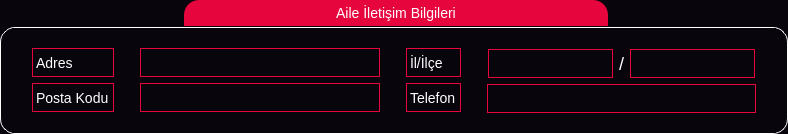
                     <widget class="QGroupBox" name="grpBilgiAile">
                      <property name="font">
                       <font>
                        <pointsize>-1</pointsize>
                       </font>
                      </property>
                      <property name="styleSheet">
                       <string notr="true">QGroupBox {
    border: 1px solid gray;
    border-color: rgb(255,255,255);
    margin-top: 27px;
    font-size: 14px;
	border-top-left-radius: 15px;
    border-top-right-radius: 15px;
    border-bottom-left-radius: 15px;
    border-bottom-right-radius: 15px;
	background-color: rgb(9,5,13);
}

QGroupBox::title {
    subcontrol-origin: margin;
    subcontrol-position: top center;
    border-top-left-radius: 15px;
    border-top-right-radius: 15px;
    padding: 5px 150px;
    background-color: rgb(231,5,62);
    color: rgb(255, 255, 255);
}</string>
                      </property>
                      <property name="title">
                       <string>Aile İletişim Bilgileri</string>
                      </property>
                      <layout class="QVBoxLayout" name="verticalLayout_36">
                       <property name="topMargin">
                        <number>0</number>
                       </property>
                       <property name="bottomMargin">
                        <number>0</number>
                       </property>
                       <item>
                        <widget class="QFrame" name="frameBilgiAile">
                         <property name="styleSheet">
                          <string notr="true">QFrame{
background-color: rgb(9,5,13);
border-color: rgb(231, 5, 62);
}</string>
                         </property>
                         <property name="frameShape">
                          <enum>QFrame::StyledPanel</enum>
                         </property>
                         <property name="frameShadow">
                          <enum>QFrame::Raised</enum>
                         </property>
                         <layout class="QHBoxLayout" name="horizontalLayout_6">
                          <item alignment="Qt::AlignVCenter">
                           <widget class="QFrame" name="frame_9">
                            <property name="frameShape">
                             <enum>QFrame::StyledPanel</enum>
                            </property>
                            <property name="frameShadow">
                             <enum>QFrame::Raised</enum>
                            </property>
                            <layout class="QVBoxLayout" name="verticalLayout_37">
                             <property name="rightMargin">
                              <number>9</number>
                             </property>
                             <item>
                              <widget class="QLabel" name="label_17">
                               <property name="minimumSize">
                                <size>
                                 <width>0</width>
                                 <height>29</height>
                                </size>
                               </property>
                               <property name="styleSheet">
                                <string notr="true">QLabel {
    border: 1px solid gray;
    border-color: rgb(231,5,62);
    font-size: 14px;
	background-color: rgb(9,5,13);
	color:rgb(255,255,255);
}</string>
                               </property>
                               <property name="text">
                                <string>Adres</string>
                               </property>
                              </widget>
                             </item>
                             <item>
                              <widget class="QLabel" name="label_18">
                               <property name="minimumSize">
                                <size>
                                 <width>0</width>
                                 <height>29</height>
                                </size>
                               </property>
                               <property name="styleSheet">
                                <string notr="true">QLabel {
    border: 1px solid gray;
    border-color: rgb(231,5,62);
    font-size: 14px;
	background-color: rgb(9,5,13);
	color:rgb(255,255,255);
}</string>
                               </property>
                               <property name="text">
                                <string>Posta Kodu</string>
                               </property>
                              </widget>
                             </item>
                            </layout>
                           </widget>
                          </item>
                          <item alignment="Qt::AlignHCenter|Qt::AlignVCenter">
                           <widget class="QFrame" name="frame_10">
                            <property name="frameShape">
                             <enum>QFrame::StyledPanel</enum>
                            </property>
                            <property name="frameShadow">
                             <enum>QFrame::Raised</enum>
                            </property>
                            <layout class="QVBoxLayout" name="verticalLayout_38">
                             <property name="leftMargin">
                              <number>9</number>
                             </property>
                             <item>
                              <widget class="QLineEdit" name="lnAdres">
                               <property name="minimumSize">
                                <size>
                                 <width>240</width>
                                 <height>29</height>
                                </size>
                               </property>
                               <property name="styleSheet">
                                <string notr="true">QLineEdit {
    border: 1px solid gray;
    border-color: rgb(231,5,62);
    font-size: 14px;
	background-color: rgb(9,5,13);
	color:rgb(255,255,255);
}

QLineEdit:hover {
background-color: qlineargradient(spread:pad, x1:0, y1:1, x2:0, y2:0, stop:0 rgb(41, 128, 185), stop:1 rgb(52, 152, 219));
}</string>
                               </property>
                              </widget>
                             </item>
                             <item>
                              <widget class="QLineEdit" name="lnPostaKodu">
                               <property name="minimumSize">
                                <size>
                                 <width>240</width>
                                 <height>29</height>
                                </size>
                               </property>
                               <property name="styleSheet">
                                <string notr="true">QLineEdit {
    border: 1px solid gray;
    border-color: rgb(231,5,62);
    font-size: 14px;
	background-color: rgb(9,5,13);
	color:rgb(255,255,255);
}

QLineEdit:hover {
background-color: qlineargradient(spread:pad, x1:0, y1:1, x2:0, y2:0, stop:0 rgb(41, 128, 185), stop:1 rgb(52, 152, 219));
}</string>
                               </property>
                              </widget>
                             </item>
                            </layout>
                           </widget>
                          </item>
                          <item alignment="Qt::AlignVCenter">
                           <widget class="QFrame" name="frame_11">
                            <property name="frameShape">
                             <enum>QFrame::StyledPanel</enum>
                            </property>
                            <property name="frameShadow">
                             <enum>QFrame::Raised</enum>
                            </property>
                            <layout class="QVBoxLayout" name="verticalLayout_39">
                             <item>
                              <widget class="QLabel" name="label_19">
                               <property name="minimumSize">
                                <size>
                                 <width>0</width>
                                 <height>29</height>
                                </size>
                               </property>
                               <property name="styleSheet">
                                <string notr="true">QLabel {
    border: 1px solid gray;
    border-color: rgb(231,5,62);
    font-size: 14px;
	background-color: rgb(9,5,13);
	color:rgb(255,255,255);
}</string>
                               </property>
                               <property name="text">
                                <string>İl/İlçe</string>
                               </property>
                              </widget>
                             </item>
                             <item>
                              <widget class="QLabel" name="label_20">
                               <property name="minimumSize">
                                <size>
                                 <width>0</width>
                                 <height>29</height>
                                </size>
                               </property>
                               <property name="styleSheet">
                                <string notr="true">QLabel {
    border: 1px solid gray;
    border-color: rgb(231,5,62);
    font-size: 14px;
	background-color: rgb(9,5,13);
	color:rgb(255,255,255);
}</string>
                               </property>
                               <property name="text">
                                <string>Telefon</string>
                               </property>
                              </widget>
                             </item>
                            </layout>
                           </widget>
                          </item>
                          <item alignment="Qt::AlignHCenter|Qt::AlignVCenter">
                           <widget class="QFrame" name="frame_12">
                            <property name="frameShape">
                             <enum>QFrame::StyledPanel</enum>
                            </property>
                            <property name="frameShadow">
                             <enum>QFrame::Raised</enum>
                            </property>
                            <layout class="QVBoxLayout" name="verticalLayout_40">
                             <property name="spacing">
                              <number>5</number>
                             </property>
                             <item>
                              <widget class="QFrame" name="frame_22">
                               <property name="frameShape">
                                <enum>QFrame::StyledPanel</enum>
                               </property>
                               <property name="frameShadow">
                                <enum>QFrame::Raised</enum>
                               </property>
                               <layout class="QHBoxLayout" name="horizontalLayout_8">
                                <property name="spacing">
                                 <number>6</number>
                                </property>
                                <property name="leftMargin">
                                 <number>0</number>
                                </property>
                                <property name="topMargin">
                                 <number>0</number>
                                </property>
                                <property name="rightMargin">
                                 <number>0</number>
                                </property>
                                <property name="bottomMargin">
                                 <number>0</number>
                                </property>
                                <item>
                                 <widget class="QLineEdit" name="lnSehir">
                                  <property name="minimumSize">
                                   <size>
                                    <width>0</width>
                                    <height>29</height>
                                   </size>
                                  </property>
                                  <property name="styleSheet">
                                   <string notr="true">QLineEdit {
    border: 1px solid gray;
    border-color: rgb(231,5,62);
    font-size: 14px;
	background-color: rgb(9,5,13);
	color:rgb(255,255,255);
}

QLineEdit:hover {
background-color: qlineargradient(spread:pad, x1:0, y1:1, x2:0, y2:0, stop:0 rgb(41, 128, 185), stop:1 rgb(52, 152, 219));
}</string>
                                  </property>
                                 </widget>
                                </item>
                                <item>
                                 <widget class="QLabel" name="label_4">
                                  <property name="styleSheet">
                                   <string notr="true">QLabel {
    font-size: 18px;
	background-color: rgb(9,5,13);
	color:rgb(255,255,255);
}</string>
                                  </property>
                                  <property name="text">
                                   <string>/</string>
                                  </property>
                                 </widget>
                                </item>
                                <item>
                                 <widget class="QLineEdit" name="lnIlce">
                                  <property name="minimumSize">
                                   <size>
                                    <width>0</width>
                                    <height>29</height>
                                   </size>
                                  </property>
                                  <property name="styleSheet">
                                   <string notr="true">QLineEdit {
    border: 1px solid gray;
    border-color: rgb(231,5,62);
    font-size: 14px;
	background-color: rgb(9,5,13);
	color:rgb(255,255,255);
}

QLineEdit:hover {
background-color: qlineargradient(spread:pad, x1:0, y1:1, x2:0, y2:0, stop:0 rgb(41, 128, 185), stop:1 rgb(52, 152, 219));
}</string>
                                  </property>
                                 </widget>
                                </item>
                               </layout>
                              </widget>
                             </item>
                             <item>
                              <widget class="QLineEdit" name="lnAileTelNo">
                               <property name="minimumSize">
                                <size>
                                 <width>240</width>
                                 <height>29</height>
                                </size>
                               </property>
                               <property name="styleSheet">
                                <string notr="true">QLineEdit {
    border: 1px solid gray;
    border-color: rgb(231,5,62);
    font-size: 14px;
	background-color: rgb(9,5,13);
	color:rgb(255,255,255);
}

QLineEdit:hover {
background-color: qlineargradient(spread:pad, x1:0, y1:1, x2:0, y2:0, stop:0 rgb(41, 128, 185), stop:1 rgb(52, 152, 219));
}</string>
                               </property>
                              </widget>
                             </item>
                            </layout>
                           </widget>
                          </item>
                         </layout>
                        </widget>
                       </item>
                      </layout>
                     </widget>
